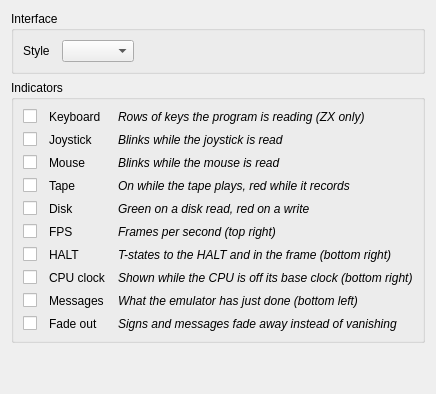
<widget class="QWidget" name="tabLook">
 <layout class="QVBoxLayout" name="verticalLayout_look">
  <item>
   <widget class="QGroupBox" name="gbInterface">
    <property name="title">
     <string>Interface</string>
    </property>
    <layout class="QGridLayout" name="gridLayout_look" columnstretch="0,0,1">
                  <property name="horizontalSpacing">
                   <number>12</number>
                  </property>
                  <item row="0" column="0">
                   <widget class="QLabel" name="label_22">
                    <property name="toolTip">
                     <string>Interface style, from config/styles</string>
                    </property>
                    <property name="text">
                     <string>Style</string>
                    </property>
                   </widget>
                  </item>
                  <item row="0" column="1">
                   <widget class="QComboBox" name="cbStyleSheet">
                    <property name="toolTip">
                     <string>Interface style, from config/styles</string>
                    </property>
                   </widget>
                  </item>
    </layout>
   </widget>
  </item>
             <item>
              <widget class="QGroupBox" name="gbIndicators">
               <property name="title">
                <string>Indicators</string>
               </property>
               <layout class="QGridLayout" name="gridLayout_23" columnstretch="0,0,1">
                <property name="horizontalSpacing">
                 <number>12</number>
                </property>
                <property name="verticalSpacing">
                 <number>8</number>
                </property>
                <item row="0" column="0">
                 <widget class="QCheckBox" name="cbKeysLed">
                  <property name="text">
                   <string/>
                  </property>
                  <property name="icon">
                   <iconset resource="../xpeccy.qrc">
                    <normaloff>:/images/scanled.png</normaloff>:/images/scanled.png</iconset>
                  </property>
                  <property name="iconSize">
                   <size>
                    <width>16</width>
                    <height>16</height>
                   </size>
                  </property>
                 </widget>
                </item>
                <item row="0" column="1">
                 <widget class="QLabel" name="namKeysLed">
                  <property name="text">
                   <string>Keyboard</string>
                  </property>
                  <property name="buddy">
                   <cstring>cbKeysLed</cstring>
                  </property>
                 </widget>
                </item>
                <item row="0" column="2">
                 <widget class="QLabel" name="labKeysLed">
                  <property name="font">
                   <font>
                    <italic>true</italic>
                   </font>
                  </property>
                  <property name="text">
                   <string>Rows of keys the program is reading (ZX only)</string>
                  </property>
                 </widget>
                </item>
                <item row="1" column="0">
                 <widget class="QCheckBox" name="cbJoyLed">
                  <property name="text">
                   <string/>
                  </property>
                  <property name="icon">
                   <iconset resource="../xpeccy.qrc">
                    <normaloff>:/images/joystick.png</normaloff>:/images/joystick.png</iconset>
                  </property>
                  <property name="iconSize">
                   <size>
                    <width>16</width>
                    <height>16</height>
                   </size>
                  </property>
                 </widget>
                </item>
                <item row="1" column="1">
                 <widget class="QLabel" name="namJoyLed">
                  <property name="text">
                   <string>Joystick</string>
                  </property>
                  <property name="buddy">
                   <cstring>cbJoyLed</cstring>
                  </property>
                 </widget>
                </item>
                <item row="1" column="2">
                 <widget class="QLabel" name="labJoyLed">
                  <property name="font">
                   <font>
                    <italic>true</italic>
                   </font>
                  </property>
                  <property name="text">
                   <string>Blinks while the joystick is read</string>
                  </property>
                 </widget>
                </item>
                <item row="2" column="0">
                 <widget class="QCheckBox" name="cbMouseLed">
                  <property name="text">
                   <string/>
                  </property>
                  <property name="icon">
                   <iconset resource="../xpeccy.qrc">
                    <normaloff>:/images/mouse.png</normaloff>:/images/mouse.png</iconset>
                  </property>
                  <property name="iconSize">
                   <size>
                    <width>16</width>
                    <height>16</height>
                   </size>
                  </property>
                 </widget>
                </item>
                <item row="2" column="1">
                 <widget class="QLabel" name="namMouseLed">
                  <property name="text">
                   <string>Mouse</string>
                  </property>
                  <property name="buddy">
                   <cstring>cbMouseLed</cstring>
                  </property>
                 </widget>
                </item>
                <item row="2" column="2">
                 <widget class="QLabel" name="labMouseLed">
                  <property name="font">
                   <font>
                    <italic>true</italic>
                   </font>
                  </property>
                  <property name="text">
                   <string>Blinks while the mouse is read</string>
                  </property>
                 </widget>
                </item>
                <item row="3" column="0">
                 <widget class="QCheckBox" name="cbTapeLed">
                  <property name="text">
                   <string/>
                  </property>
                  <property name="icon">
                   <iconset resource="../xpeccy.qrc">
                    <normaloff>:/images/tapeGreen.png</normaloff>:/images/tapeGreen.png</iconset>
                  </property>
                  <property name="iconSize">
                   <size>
                    <width>16</width>
                    <height>16</height>
                   </size>
                  </property>
                 </widget>
                </item>
                <item row="3" column="1">
                 <widget class="QLabel" name="namTapeLed">
                  <property name="text">
                   <string>Tape</string>
                  </property>
                  <property name="buddy">
                   <cstring>cbTapeLed</cstring>
                  </property>
                 </widget>
                </item>
                <item row="3" column="2">
                 <widget class="QLabel" name="labTapeLed">
                  <property name="font">
                   <font>
                    <italic>true</italic>
                   </font>
                  </property>
                  <property name="text">
                   <string>On while the tape plays, red while it records</string>
                  </property>
                 </widget>
                </item>
                <item row="4" column="0">
                 <widget class="QCheckBox" name="cbDiskLed">
                  <property name="text">
                   <string/>
                  </property>
                  <property name="icon">
                   <iconset resource="../xpeccy.qrc">
                    <normaloff>:/images/diskGreen.png</normaloff>:/images/diskGreen.png</iconset>
                  </property>
                  <property name="iconSize">
                   <size>
                    <width>16</width>
                    <height>16</height>
                   </size>
                  </property>
                 </widget>
                </item>
                <item row="4" column="1">
                 <widget class="QLabel" name="namDiskLed">
                  <property name="text">
                   <string>Disk</string>
                  </property>
                  <property name="buddy">
                   <cstring>cbDiskLed</cstring>
                  </property>
                 </widget>
                </item>
                <item row="4" column="2">
                 <widget class="QLabel" name="labDiskLed">
                  <property name="font">
                   <font>
                    <italic>true</italic>
                   </font>
                  </property>
                  <property name="text">
                   <string>Green on a disk read, red on a write</string>
                  </property>
                 </widget>
                </item>
                <item row="5" column="0">
                 <widget class="QCheckBox" name="cbFpsLed">
                  <property name="text">
                   <string/>
                  </property>
                  <property name="icon">
                   <iconset resource="../xpeccy.qrc">
                    <normaloff>:/images/bars.png</normaloff>:/images/bars.png</iconset>
                  </property>
                  <property name="iconSize">
                   <size>
                    <width>16</width>
                    <height>16</height>
                   </size>
                  </property>
                 </widget>
                </item>
                <item row="5" column="1">
                 <widget class="QLabel" name="namFpsLed">
                  <property name="text">
                   <string>FPS</string>
                  </property>
                  <property name="buddy">
                   <cstring>cbFpsLed</cstring>
                  </property>
                 </widget>
                </item>
                <item row="5" column="2">
                 <widget class="QLabel" name="labFpsLed">
                  <property name="font">
                   <font>
                    <italic>true</italic>
                   </font>
                  </property>
                  <property name="text">
                   <string>Frames per second (top right)</string>
                  </property>
                 </widget>
                </item>
                <item row="6" column="0">
                 <widget class="QCheckBox" name="cbHaltLed">
                  <property name="text">
                   <string/>
                  </property>
                  <property name="icon">
                   <iconset resource="../xpeccy.qrc">
                    <normaloff>:/images/pause.png</normaloff>:/images/pause.png</iconset>
                  </property>
                  <property name="iconSize">
                   <size>
                    <width>16</width>
                    <height>16</height>
                   </size>
                  </property>
                 </widget>
                </item>
                <item row="6" column="1">
                 <widget class="QLabel" name="namHaltLed">
                  <property name="text">
                   <string>HALT</string>
                  </property>
                  <property name="buddy">
                   <cstring>cbHaltLed</cstring>
                  </property>
                 </widget>
                </item>
                <item row="6" column="2">
                 <widget class="QLabel" name="labHaltLed">
                  <property name="font">
                   <font>
                    <italic>true</italic>
                   </font>
                  </property>
                  <property name="text">
                   <string>T-states to the HALT and in the frame (bottom right)</string>
                  </property>
                 </widget>
                </item>
                <item row="7" column="0">
                 <widget class="QCheckBox" name="cbClockLed">
                  <property name="text">
                   <string/>
                  </property>
                  <property name="icon">
                   <iconset resource="../xpeccy.qrc">
                    <normaloff>:/images/clock.png</normaloff>:/images/clock.png</iconset>
                  </property>
                  <property name="iconSize">
                   <size>
                    <width>16</width>
                    <height>16</height>
                   </size>
                  </property>
                 </widget>
                </item>
                <item row="7" column="1">
                 <widget class="QLabel" name="namClockLed">
                  <property name="text">
                   <string>CPU clock</string>
                  </property>
                  <property name="buddy">
                   <cstring>cbClockLed</cstring>
                  </property>
                 </widget>
                </item>
                <item row="7" column="2">
                 <widget class="QLabel" name="labClockLed">
                  <property name="font">
                   <font>
                    <italic>true</italic>
                   </font>
                  </property>
                  <property name="text">
                   <string>Shown while the CPU is off its base clock (bottom right)</string>
                  </property>
                 </widget>
                </item>
                <item row="8" column="0">
                 <widget class="QCheckBox" name="cbMessage">
                  <property name="text">
                   <string/>
                  </property>
                  <property name="icon">
                   <iconset resource="../xpeccy.qrc">
                    <normaloff>:/images/label.png</normaloff>:/images/label.png</iconset>
                  </property>
                  <property name="iconSize">
                   <size>
                    <width>16</width>
                    <height>16</height>
                   </size>
                  </property>
                 </widget>
                </item>
                <item row="8" column="1">
                 <widget class="QLabel" name="namMessage">
                  <property name="text">
                   <string>Messages</string>
                  </property>
                  <property name="buddy">
                   <cstring>cbMessage</cstring>
                  </property>
                 </widget>
                </item>
                <item row="8" column="2">
                 <widget class="QLabel" name="labMessage">
                  <property name="font">
                   <font>
                    <italic>true</italic>
                   </font>
                  </property>
                  <property name="text">
                   <string>What the emulator has just done (bottom left)</string>
                  </property>
                 </widget>
                </item>
                <item row="9" column="0">
                 <widget class="QCheckBox" name="cbFadeLed">
                  <property name="text">
                   <string/>
                  </property>
                  <property name="icon">
                   <iconset resource="../xpeccy.qrc">
                    <normaloff>:/images/display.png</normaloff>:/images/display.png</iconset>
                  </property>
                  <property name="iconSize">
                   <size>
                    <width>16</width>
                    <height>16</height>
                   </size>
                  </property>
                 </widget>
                </item>
                <item row="9" column="1">
                 <widget class="QLabel" name="namFadeLed">
                  <property name="text">
                   <string>Fade out</string>
                  </property>
                  <property name="buddy">
                   <cstring>cbFadeLed</cstring>
                  </property>
                 </widget>
                </item>
                <item row="9" column="2">
                 <widget class="QLabel" name="labFadeLed">
                  <property name="font">
                   <font>
                    <italic>true</italic>
                   </font>
                  </property>
                  <property name="text">
                   <string>Signs and messages fade away instead of vanishing</string>
                  </property>
                 </widget>
                </item>
               </layout>
              </widget>
             </item>
  <item>
   <spacer name="verticalSpacer_look">
    <property name="orientation">
     <enum>Qt::Vertical</enum>
    </property>
    <property name="sizeHint" stdset="0">
     <size>
      <width>20</width>
      <height>40</height>
     </size>
    </property>
   </spacer>
  </item>
 </layout>
</widget>
